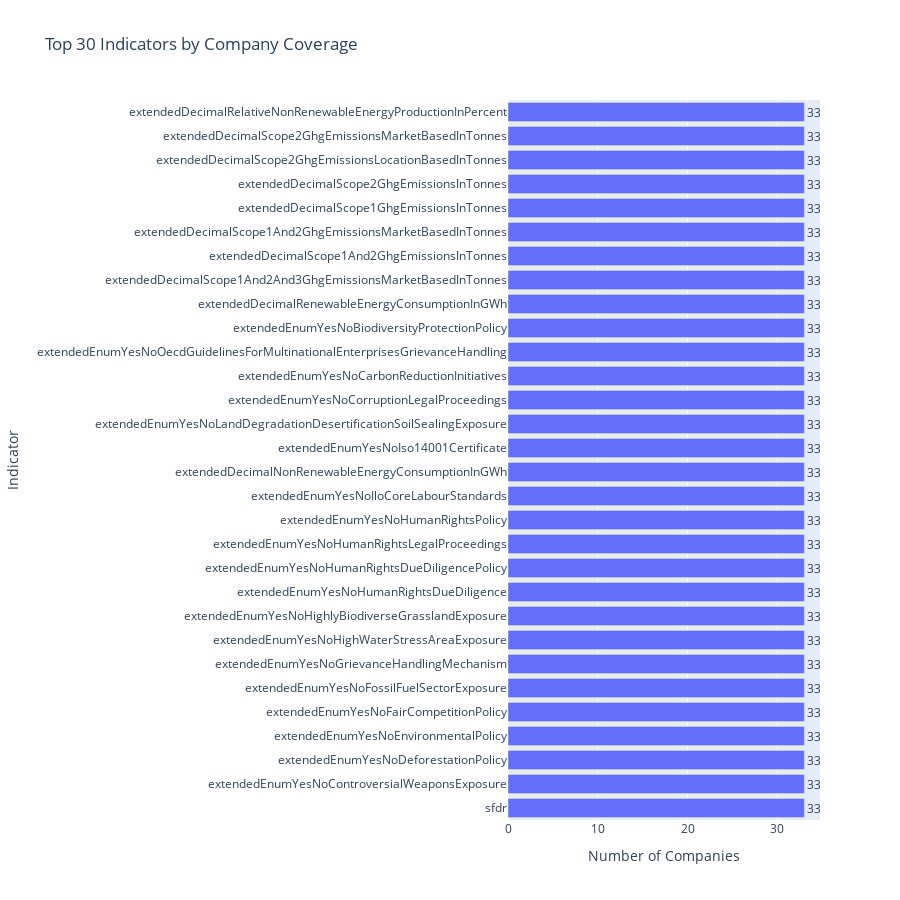

Notebook code for this chart:
### Code cell
# Top indicators by coverage
top_coverage_n = 30
fig = px.bar(
    indicator_company_coverage.head(top_coverage_n),
    x='num_companies',
    y='indicator',
    orientation='h',
    title=f'Top {top_coverage_n} Indicators by Company Coverage',
    labels={'num_companies': 'Number of Companies', 'indicator': 'Indicator'},
    text='num_companies',
    hover_data=['coverage_percentage']
)
fig.update_layout(height=900, yaxis={'categoryorder':'total ascending'})
fig.update_traces(textposition='outside')
fig.show()

fig.write_html(OUTPUT_DIR / "top_indicators_by_coverage.html")

### Figure 1 — Plotly figure (JSON) as saved in the notebook; plotly's stock layout.template omitted (floating-point values rounded to 4 significant figures)
{"data": [{"alignmentgroup": "True", "customdata": [[35.87], [35.87], [35.87], [35.87], [35.87], [35.87], [35.87], [35.87], [35.87], [35.87], [35.87], [35.87], [35.87], [35.87], [35.87], [35.87], [35.87], [35.87], [35.87], [35.87], [35.87], [35.87], [35.87], [35.87], [35.87], [35.87], [35.87], [35.87], [35.87], [35.87]], "hovertemplate": "Number of Companies=%{text}<br>Indicator=%{y}<br>coverage_percentage=%{customdata[0]}<extra></extra>", "legendgroup": "", "marker": {"color": "#636efa", "pattern": {"shape": ""}}, "name": "", "offsetgroup": "", "orientation": "h", "showlegend": false, "text": [33, 33, 33, 33, 33, 33, 33, 33, 33, 33, 33, 33, 33, 33, 33, 33, 33, 33, 33, 33, 33, 33, 33, 33, 33, 33, 33, 33, 33, 33], "textposition": "outside", "type": "bar", "x": [33, 33, 33, 33, 33, 33, 33, 33, 33, 33, 33, 33, 33, 33, 33, 33, 33, 33, 33, 33, 33, 33, 33, 33, 33, 33, 33, 33, 33, 33], "xaxis": "x", "y": ["sfdr", "extendedEnumYesNoControversialWeaponsExposure", "extendedEnumYesNoDeforestationPolicy", "extendedEnumYesNoEnvironmentalPolicy", "extendedEnumYesNoFairCompetitionPolicy", "extendedEnumYesNoFossilFuelSectorExposure", "extendedEnumYesNoGrievanceHandlingMechanism", "extendedEnumYesNoHighWaterStressAreaExposure", "extendedEnumYesNoHighlyBiodiverseGrasslandExposure", "extendedEnumYesNoHumanRightsDueDiligence", "extendedEnumYesNoHumanRightsDueDiligencePolicy", "extendedEnumYesNoHumanRightsLegalProceedings", "extendedEnumYesNoHumanRightsPolicy", "extendedEnumYesNoIloCoreLabourStandards", "extendedDecimalNonRenewableEnergyConsumptionInGWh", "extendedEnumYesNoIso14001Certificate", "extendedEnumYesNoLandDegradationDesertificationSoilSealingExposure", "extendedEnumYesNoCorruptionLegalProceedings", "extendedEnumYesNoCarbonReductionInitiatives", "extendedEnumYesNoOecdGuidelinesForMultinationalEnterprisesGrievanceHandling", "extendedEnumYesNoBiodiversityProtectionPolicy", "extendedDecimalRenewableEnergyConsumptionInGWh", "extendedDecimalScope1And2And3GhgEmissionsMarketBasedInTonnes", "extendedDecimalScope1And2GhgEmissionsInTonnes", "extendedDecimalScope1And2GhgEmissionsMarketBasedInTonnes", "extendedDecimalScope1GhgEmissionsInTonnes", "extendedDecimalScope2GhgEmissionsInTonnes", "extendedDecimalScope2GhgEmissionsLocationBasedInTonnes", "extendedDecimalScope2GhgEmissionsMarketBasedInTonnes", "extendedDecimalRelativeNonRenewableEnergyProductionInPercent"], "yaxis": "y"}], "layout": {"barmode": "relative", "height": 900, "legend": {"tracegroupgap": 0}, "title": {"text": "Top 30 Indicators by Company Coverage"}, "xaxis": {"anchor": "y", "domain": [0, 1], "title": {"text": "Number of Companies"}}, "yaxis": {"anchor": "x", "categoryorder": "total ascending", "domain": [0, 1], "title": {"text": "Indicator"}}}}
